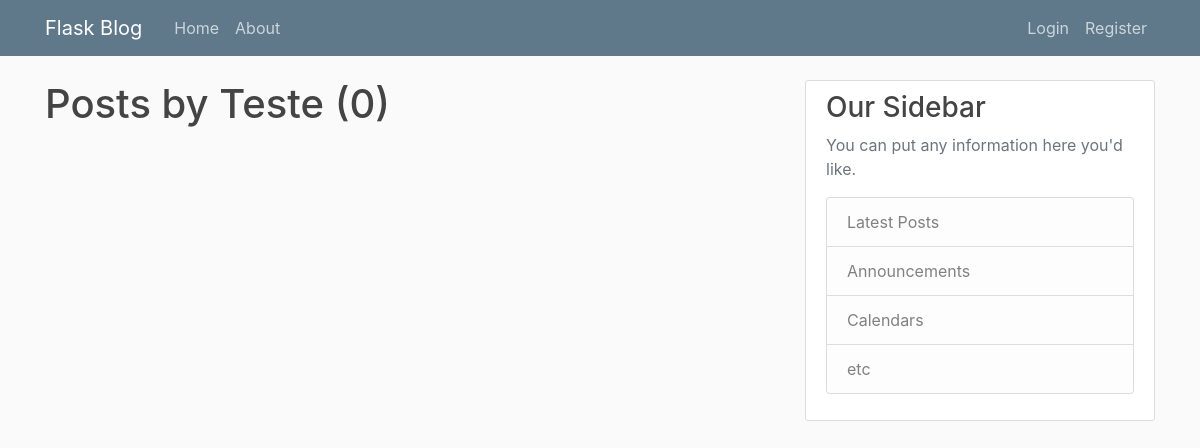
Page /user/Teste on the earlier database version.
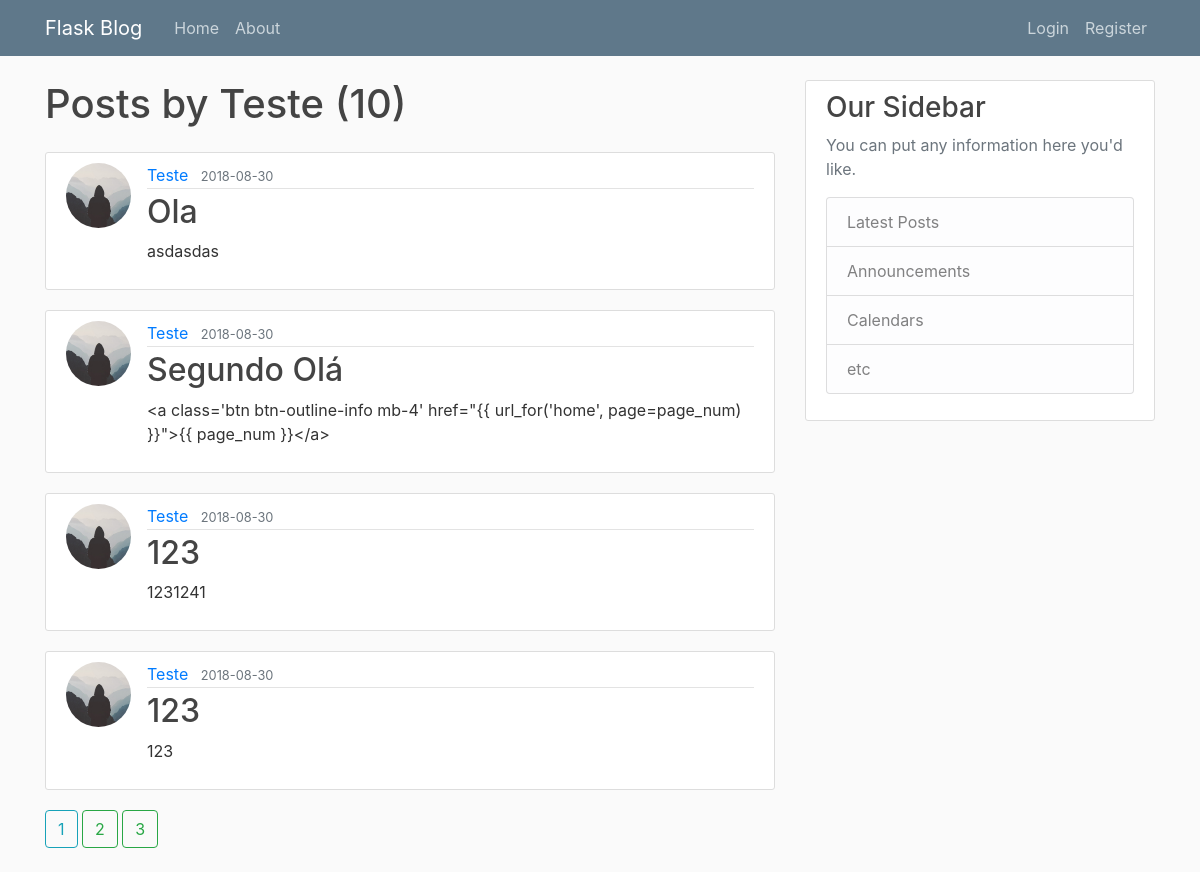
Same page on the later database version.
### app/models/models.py (models this page shows, shortened)
class User(db.Model, UserMixin):
    id = db.Column(db.Integer, primary_key=True)
    username = db.Column(db.String(20), unique=True, nullable=False)
    email = db.Column(db.String(120), unique=True, nullable=False)
    image_file = db.Column(db.String(20), nullable=False, default='default.jpg')
    password = db.Column(db.String(60), nullable=False)
    posts = db.relationship('Post', backref='author', lazy=True)

class Post(db.Model):
    id = db.Column(db.Integer, primary_key=True)
    title = db.Column(db.String(100), nullable=False)
    data_posted = db.Column(db.DateTime, nullable=False, default=datetime.utcnow)
    content = db.Column(db.Text, nullable=False)
    user_id = db.Column(db.Integer, db.ForeignKey('user.id'), nullable=False)

### app/users/routes.py (the view)
@users.route("/user/<string:username>")
def user_posts(username):
    page = request.args.get('page', 1, type=int)
    user = User.query.filter_by(username=username).first_or_404()
    posts = Post.query.filter_by(author=user) \
        .order_by(Post.data_posted.desc()) \
        .paginate(page=page, per_page=4)
    return render_template('user_posts.html', posts=posts, user=user)

### app/templates/user_posts.html
{% extends "layout.html" %}
{% block content %}
    <h1 class="mb-4"> Posts by {{ user.username }} ({{ posts.total }})</h1>
    {% for post in posts.items %}
    <article class="media content-section">
        <img class="rounded-circle article-img" src="{{ url_for('static', filename='profile_pics/' + post.author.image_file )}}">
        <div class="media-body">
            <div class="article-metadata">
                <a class="mr-2" href="{{ url_for('user_posts', username=post.author.username )}}">{{ post.author.username }}</a>
                <small class="text-muted">{{ post.data_posted.strftime('%Y-%m-%d') }}</small>
            </div>
            <h2><a class="article-title" href="{{ url_for('post', post_id=post.id ) }} ">{{ post.title }}</a></h2>
            <p class="article-content">{{ post.content }}</p>
        </div>
    </article>
    {% endfor %}
    {% for page_num in posts.iter_pages(left_edge=1, right_edge=1, left_current=1, right_current=2) %}
        {% if page_num %}
            {% if posts.page == page_num %}
                <a class='btn btn-outline-info mb-4' href="{{ url_for('user_posts', page=page_num, username=user.username) }}">{{ page_num }}</a>
            {% else %}
                <a class='btn btn-outline-success mb-4' href="{{ url_for('user_posts', page=page_num, username=user.username) }}">{{ page_num }}</a>
            {% endif %}
        {% else %}
            <a class='btn btn-outline-info mb-4' href="{{ url_for('home', page=page_num) }}">{{ page_num }}</a>
        {% endif %}
    {% endfor %}
{% endblock content %}

### app/templates/layout.html (shortened to what this page needs)
<!DOCTYPE html>
<html lang="pt-br" dir="ltr">
<head>
    <link rel="stylesheet" href="https://maxcdn.bootstrapcdn.com/bootstrap/4.0.0/css/bootstrap.min.css"
>
    <link rel="stylesheet" type="text/css" href="{{ url_for('static', filename='main.css')}}">
</head>
<body>
<header class="site-header">
    <nav class="navbar navbar-expand-md navbar-dark bg-steel fixed-top">
        <div class="container">
            <a class="navbar-brand mr-4" href="/">Flask Blog</a>
            <div class="collapse navbar-collapse" id="navbarToggle">
                <div class="navbar-nav mr-auto">
                    <a class="nav-item nav-link" href="{{ url_for('home') }}">Home</a>
                    <a class="nav-item nav-link" href="{{ url_for('about') }}">About</a>
                </div>
                 <div class="navbar-nav">
                {% if current_user.is_authenticated %}
                    <a class="nav-item nav-link" href="{{ url_for('account') }}">Account</a>
                    <a class="nav-item nav-link" href="{{ url_for('new_post') }}">New Post</a>
                    <a class="nav-item nav-link" href="{{ url_for('logout') }}">Logout</a>
                {% else %}
                    <a class="nav-item nav-link" href="{{ url_for('login') }}">Login</a>
                    <a class="nav-item nav-link" href="{{ url_for('register') }}">Register</a>
                {% endif %}
                </div>
            </div>
        </div>
    </nav>
</header>
<main role="main" class="container">
    <div class="row">
        <div class="col-md-8">
            {% block content %}{% endblock %}
        </div>
        <div class="col-md-4">
            <div class="content-section">
                <h3>Our Sidebar</h3>
                <p class='text-muted'>You can put any information here you'd like.
                <ul class="list-group">
                    <li class="list-group-item list-group-item-light">Latest Posts</li>
                    <li class="list-group-item list-group-item-light">Announcements</li>
                    <li class="list-group-item list-group-item-light">Calendars</li>
                    <li class="list-group-item list-group-item-light">etc</li>
                </ul>
                </p>
            </div>
        </div>
    </div>
</main>
</body>
</html>

### app/static/main.css (style rules this page uses)
body { background: #fafafa; color: #333333; margin-top: 5rem; }
h1, h2, h3, h4, h5, h6 { color: #444444; }
.bg-steel { background-color: #5f788a; }
.site-header .navbar-nav .nav-link { color: #cbd5db; }
.content-section { background: #ffffff; padding: 10px 20px; border: 1px solid #dddddd; border-radius: 3px; margin-bottom: 20px; }
.article-title { color: #444444; }
.article-content { white-space: pre-line; }
.article-img { height: 65px; width: 65px; margin-right: 16px; }
.article-metadata { padding-bottom: 1px; margin-bottom: 4px; border-bottom: 1px solid #e3e3e3 }

Differences in the rows shown:
added Post: image_file (placeholder picture), author.username "Teste", data_posted "2018-08-30", title "Ola", content "asdasdas"
added Post: image_file (placeholder picture), author.username "Teste", data_posted "2018-08-30", title "Segundo Olá", content "<a class='btn btn-outline-info mb-4' href=\"{{ url_for('home', page=page_num) }}\">{{ page_num }}</a>"
added Post: image_file (placeholder picture), author.username "Teste", data_posted "2018-08-30", title "123", content "1231241"
added Post: image_file (placeholder picture), author.username "Teste", data_posted "2018-08-30", title "123", content "123"
Other differences:
{{ posts.total }}: "0" → "10"
new list line: "1"
new list line: "2"
new list line: "3"
